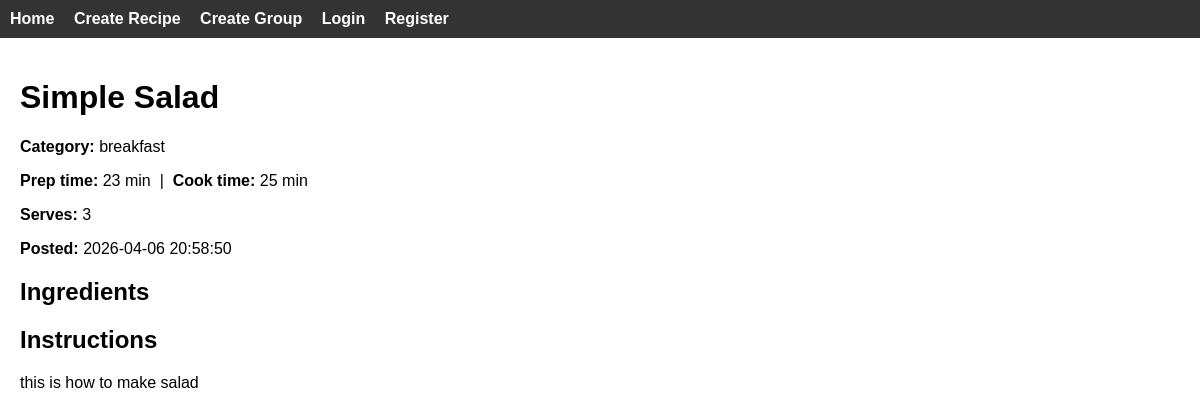
/recipe/2, run on an earlier commit of the app's database.
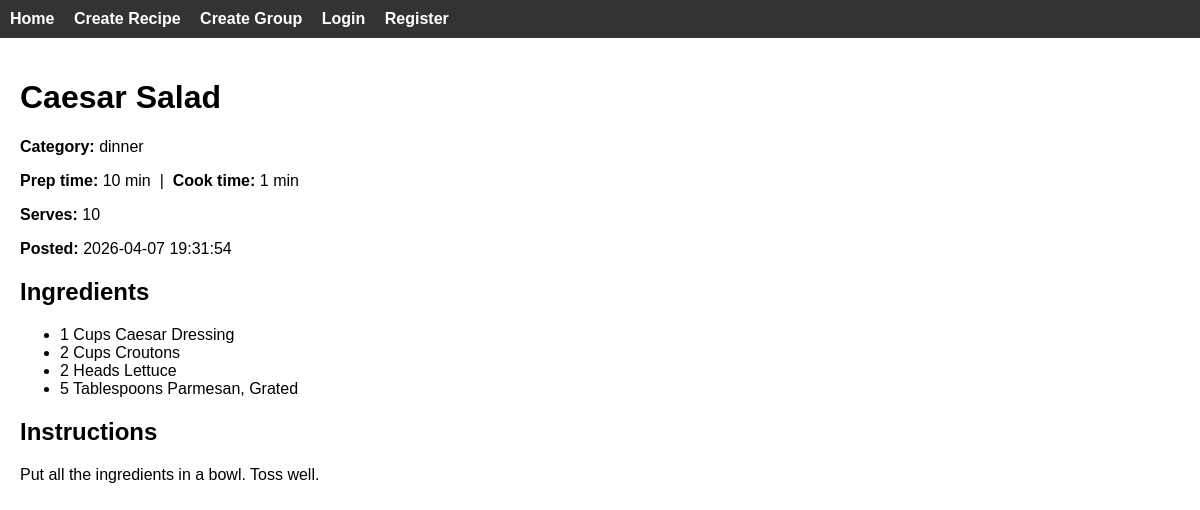
And on a later commit of the database.
### app/models.py (models this page shows)
class Recipe(db.Model):
    __tablename__ = 'recipe'
    id = db.Column(db.Integer, primary_key=True)
    user_email = db.Column(db.String(64), db.ForeignKey('user.email'), nullable=False)
    group_id = db.Column(db.Integer, db.ForeignKey('group.id'), nullable=False)
    title = db.Column(db.String(64), nullable=False)
    prep_time = db.Column(db.Integer, nullable = False)
    cook_time = db.Column(db.Integer, nullable=False)
    body = db.Column(db.TEXT, nullable=False)
    category = db.Column(db.String(64), nullable=False)
    num_serves = db.Column(db.Integer, nullable = False)
    privacy_setting = db.Column(db.String(64), nullable=False)
    is_validated = db.Column(db.Boolean, nullable=True)
    date_posted = db.Column(db.TEXT, nullable=False)
    forked_from_id = db.Column(db.Integer, db.ForeignKey('recipe.id'), nullable=True)

class Ingredient(db.Model):
    __tablename__ = 'ingredient'
    recipe_id = db.Column(db.Integer, db.ForeignKey('recipe.id'), primary_key=True)
    name = db.Column(db.String(64), primary_key=True)
    num = db.Column(db.Integer, nullable=False)
    units = db.Column(db.String(64), nullable=False)

### app/routes.py (the view)
@app.route('/recipe/<int:recipe_id>', methods=['GET'])
def recipe_detail(recipe_id):
    recipe = Recipe.query.get_or_404(recipe_id)
    ingredients = Ingredient.query.filter_by(recipe_id=recipe_id).all()
    return render_template('recipe_detail.html', recipe=recipe, ingredients=ingredients)

### app/templates/recipe_detail.html
{% extends "base.html" %}
{% block content %}
<h1>{{ recipe.title }}</h1>
<p><strong>Category:</strong> {{ recipe.category }}</p>
<p><strong>Prep time:</strong> {{ recipe.prep_time }} min &nbsp;|&nbsp; <strong>Cook time:</strong> {{ recipe.cook_time }} min</p>
<p><strong>Serves:</strong> {{ recipe.num_serves }}</p>
<p><strong>Posted:</strong> {{ recipe.date_posted }}</p>
<h2>Ingredients</h2>
<ul>
  {% for ing in ingredients %}
    <li>{{ ing.num }} {{ ing.units }} {{ ing.name }}</li>
  {% endfor %}
</ul>
<h2>Instructions</h2>
<p>{{ recipe.body }}</p>
{% endblock %}

### app/templates/base.html (shortened to what this page needs)
<!DOCTYPE html>
<html>
<head>
</head>
<body>
<div class="navbar">
    <a href="/">Home</a>
    <a href="/create-recipe">Create Recipe</a>
    <a href="/create-group">Create Group</a>
    {% if session.get('user') %}
        <a href="/logout">Logout</a>
        <span style="color:white; margin-left:20px;">
            Logged in as {{ session['user'] }}
        </span>
    {% else %}
        <a href="/login">Login</a>
        <a href="/register">Register</a>
    {% endif %}
</div>
<div class="container">
    {% block content %}{% endblock %}
</div>
</body>
</html>

### app/templates/base.html (style rules this page uses)
body { font-family: Arial, sans-serif; margin: 0; }
.navbar { background-color: #333; overflow: hidden; padding: 10px; }
.navbar a { color: white; text-decoration: none; margin-right: 15px; font-weight: bold; }
.container { padding: 20px; }

What changed in the data, as far as the page shows it:
changed Recipe: title "Simple Salad" → "Caesar Salad"; category "breakfast" → "dinner"; prep_time "23" → "10"; cook_time "25" → "1"; num_serves "3" → "10"; date_posted "2026-04-06 20:58:50" → "2026-04-07 19:31:54"; body "this is how to make salad" → "Put all the ingredients in a bowl. Toss well."
added Ingredient: num "1", units "Cups", name "Caesar Dressing"
added Ingredient: num "2", units "Cups", name "Croutons"
added Ingredient: num "2", units "Heads", name "Lettuce"
added Ingredient: num "5", units "Tablespoons", name "Parmesan, Grated"
